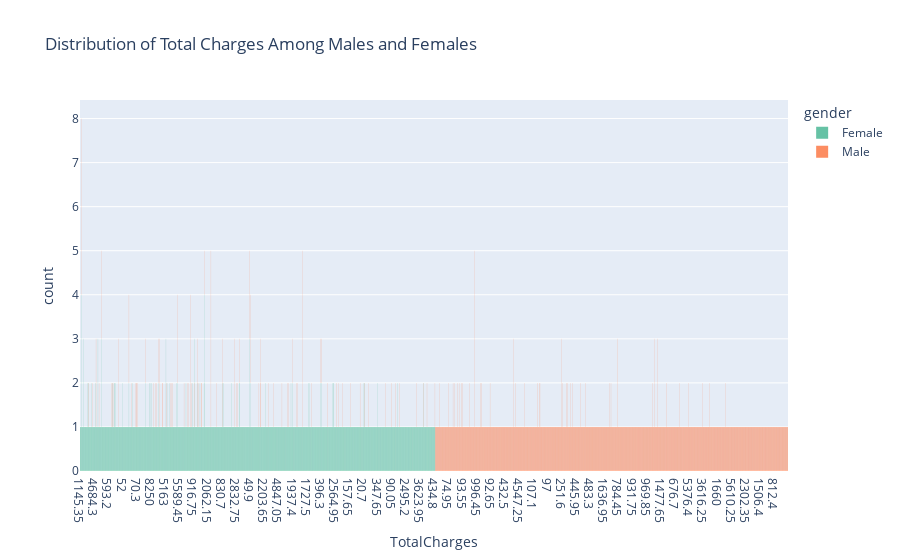

Notebook code for this chart:
### Code cell
fig = px.histogram(training_set, x="TotalCharges", color="gender",
                   hover_data=training_set.columns,
                   title= "Distribution of Total Charges Among Males and Females",
                   color_discrete_sequence=px.colors.qualitative.Set2                   )
fig.show()

### Figure 1 — Plotly figure (JSON) as saved in the notebook; plotly's stock layout.template omitted (floating-point values rounded to 4 significant figures; data arrays with more than 128 entries replaced by an {"elided": "..."} marker saying what was removed)
{"data": [{"alignmentgroup": "True", "bingroup": "x", "hovertemplate": "gender=Female<br>TotalCharges=%{x}<br>count=%{y}<extra></extra>", "legendgroup": "Female", "marker": {"color": "rgb(102,194,165)"}, "name": "Female", "offsetgroup": "Female", "orientation": "v", "showlegend": true, "type": "histogram", "x": {"elided": "2070 str values"}, "xaxis": "x", "yaxis": "y"}, {"alignmentgroup": "True", "bingroup": "x", "hovertemplate": "gender=Male<br>TotalCharges=%{x}<br>count=%{y}<extra></extra>", "legendgroup": "Male", "marker": {"color": "rgb(252,141,98)"}, "name": "Male", "offsetgroup": "Male", "orientation": "v", "showlegend": true, "type": "histogram", "x": {"elided": "2142 str values"}, "xaxis": "x", "yaxis": "y"}], "layout": {"barmode": "relative", "legend": {"title": {"text": "gender"}, "tracegroupgap": 0}, "title": {"text": "Distribution of Total Charges Among Males and Females"}, "xaxis": {"anchor": "y", "domain": [0, 1], "title": {"text": "TotalCharges"}}, "yaxis": {"anchor": "x", "domain": [0, 1], "title": {"text": "count"}}}}
